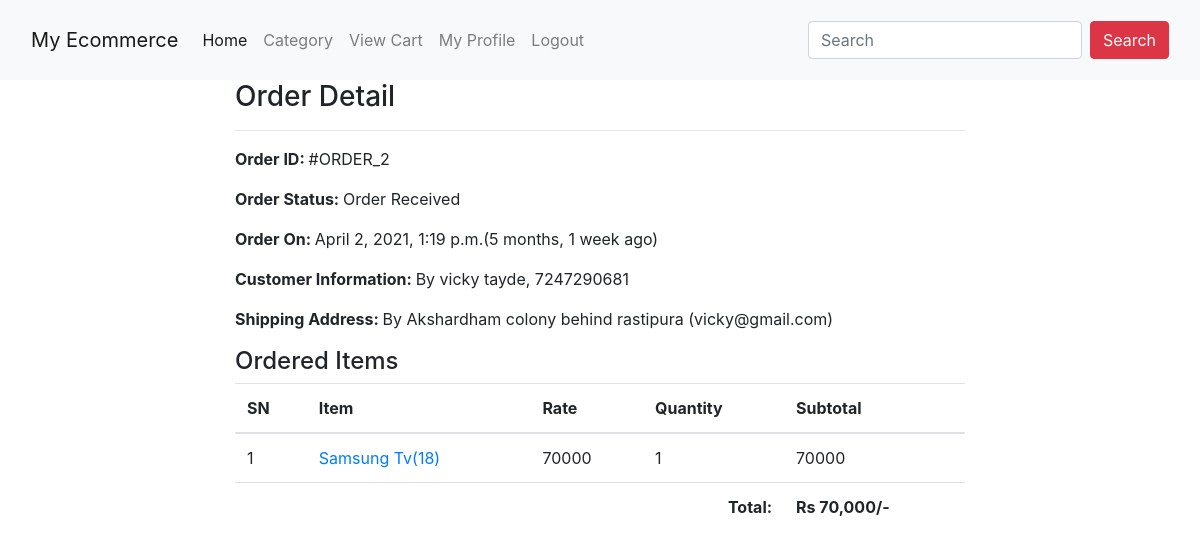
The page /college/profile/order-2/ (signed in) on the database its author committed.
### college/models.py (models this page shows, shortened)
class Order(models.Model):
    cart = models.OneToOneField(Cart, on_delete=models.CASCADE)
    ordered_by = models.CharField(max_length=200)
    shipping_address = models.CharField(max_length=200)
    mobile = models.CharField(max_length=10)
    email = models.EmailField(null=True, blank=True)
    subtotal = models.PositiveIntegerField()
    discount = models.PositiveIntegerField()
    total = models.PositiveIntegerField()
    order_status = models.CharField(max_length=50, choices=ORDER_STATUS)
    created_at = models.DateTimeField(auto_now_add=True)
    payment_method = models.CharField(
        max_length=20, choices=METHOD, default="Cash On Delivery")
    payment_completed = models.BooleanField(
        default=False, null=True, blank=True)

class CartProduct(models.Model):
    cart = models.ForeignKey(Cart, on_delete=models.CASCADE)
    product = models.ForeignKey(Product, on_delete=models.CASCADE)
    rate = models.PositiveIntegerField()
    quantity = models.PositiveIntegerField()
    subtotal = models.PositiveIntegerField()

class Product(models.Model): #second ye module banaya
    title = models.CharField(max_length=200)
    slug = models.SlugField(unique=True)
    category = models.ForeignKey(Category, on_delete=models.CASCADE)
    image = models.ImageField(upload_to="products")
    marked_price = models.PositiveIntegerField()
    selling_price = models.PositiveIntegerField()
    description = models.TextField()
    warranty = models.CharField(max_length=300, null=True, blank=True)
    return_policy = models.CharField(max_length=300, null=True, blank=True)
    view_count = models.PositiveIntegerField(default=0)

### college/views.py (the view)
# urls.py: path("profile/order-<int:pk>/", CustomerOrderDetailView.as_view(),name="customerorderdetail"),
class CustomerOrderDetailView(DetailView):
    template_name = "college/customerorderdetail.html"
    model = Order
    context_object_name = "ord_obj" #show profile data only if user is login
    def dispatch(self, request, *args, **kwargs):
        if request.user.is_authenticated and Customer.objects.filter(user=request.user).exists():
            order_id = self.kwargs["pk"]
            order = Order.objects.get(id=order_id) #fetch id from urls
            if request.user.customer != order.cart.customer: #if user is customer
                return redirect("customerprofile") #redirect to customer profile if login
        else: #else redirect to profile
            return redirect("/college/login/?next=/profile/")
        return super().dispatch(request, *args, **kwargs)

### college/templates/college/customerorderdetail.html
{% extends "base.html" %}
{% load humanize %}
{% block content %}
<div class="container">
    <div class="row">
        <div class="col-md-8 mx-auto">
            <h3>Order Detail</h3><hr>
             <p><span class="font-weight-bold">Order ID: </span> #ORDER_{{ord_obj.id}}</p>
            <p><span class="font-weight-bold">Order Status: </span> {{ord_obj.order_status}}</p>
            <p><span class="font-weight-bold">Order On: </span> {{ord_obj.created_at}}({{ord_obj.created_at|timesince}} ago)</p>
            <p><span class="font-weight-bold">Customer Information: </span> By {{ord_obj.ordered_by}}, {{ord_obj.mobile}}</p>
            <p><span class="font-weight-bold">Shipping Address: </span> By {{ord_obj.shipping_address}} ({{ord_obj.email}})</p>
        <h4>Ordered Items</h4>
            <table class="table">
                <thead>
                    <tr>
                        <th>SN</th>
                        <th>Item</th>
                        <th>Rate</th>
                        <th>Quantity</th>
                        <th>Subtotal</th>
                    </tr>
                </thead>
                <tbody>
                    {% for cp in ord_obj.cart.cartproduct_set.all %}
                    <tr>
                        <td>{{forloop.counter}}</td>
                        <td><a target="_blank" href="{% url 'productdetail' cp.product.slug %}">{{cp.product.title}}({{cp.product.id}})</a></td>
                        <td>{{cp.rate}}</td>
                        <td>{{cp.quantity}}</td>
                        <td>{{cp.subtotal}}</td>
                    </tr>
                    {% endfor %}
                    <tr>
                        <th colspan="4" class="text-right">Total: </th>
                         <th>Rs {{ord_obj.total|intcomma}}/-</th>
                    </tr>
                </tbody>
            </table>
        </div>
    </div>
</div>
{% endblock %}

### rows shown on the page
Order: id "2", order_status "Order Received", created_at "April 2, 2021, 1:19 p.m.", created_at "5 months, 1 week", ordered_by "vicky tayde", mobile "7247290681", shipping_address "Akshardham colony behind rastipura", email "vicky@gmail.com", total "70,000"
CartProduct: product "Samsung Tv", product.id "18", rate "70000", quantity "1", subtotal "70000"
